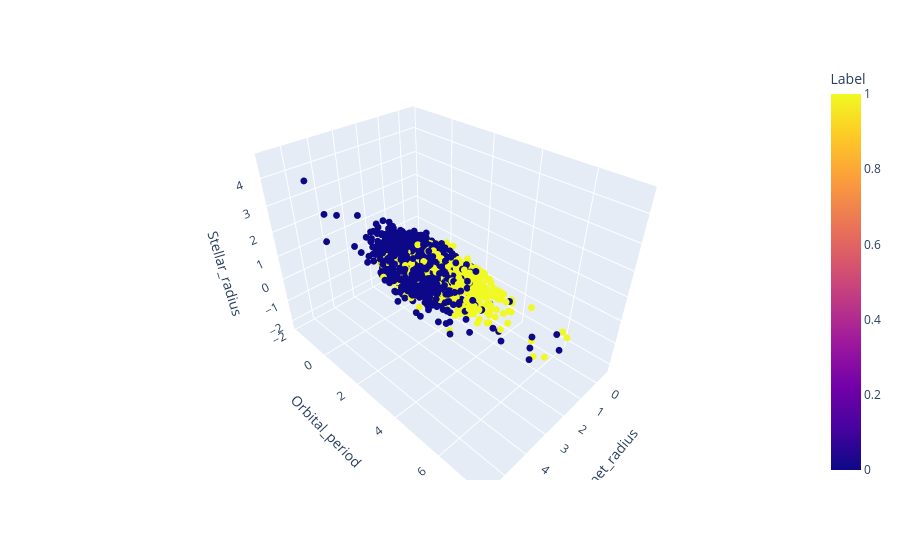

Notebook code cell kept with this figure:
### Code cell
fig = px.scatter_3d(
    df,
    x = 'Planet_radius', 
    y = 'Orbital_period', 
    z = 'Stellar_radius',
    color='Label', 
)

fig.update_traces(marker = dict(size=4))

fig.show()

### Figure 1 — Plotly figure (JSON) as saved in the notebook; plotly's stock layout.template omitted (floating-point values rounded to 4 significant figures; data arrays with more than 128 entries replaced by an {"elided": "..."} marker saying what was removed)
{"data": [{"hovertemplate": "Planet_radius=%{x}<br>Orbital_period=%{y}<br>Stellar_radius=%{z}<br>Label=%{marker.color}<extra></extra>", "legendgroup": "", "marker": {"color": {"elided": "2524 int values"}, "coloraxis": "coloraxis", "size": 4, "symbol": "circle"}, "mode": "markers", "name": "", "scene": "scene", "showlegend": false, "type": "scatter3d", "x": {"elided": "2524 float values"}, "y": {"elided": "2524 float values"}, "z": {"elided": "2524 float values"}}], "layout": {"coloraxis": {"colorbar": {"title": {"text": "Label"}}, "colorscale": [[0, "#0d0887"], [0.1111, "#46039f"], [0.2222, "#7201a8"], [0.3333, "#9c179e"], [0.4444, "#bd3786"], [0.5556, "#d8576b"], [0.6667, "#ed7953"], [0.7778, "#fb9f3a"], [0.8889, "#fdca26"], [1, "#f0f921"]]}, "legend": {"tracegroupgap": 0}, "margin": {"t": 60}, "scene": {"domain": {"x": [0, 1], "y": [0, 1]}, "xaxis": {"title": {"text": "Planet_radius"}}, "yaxis": {"title": {"text": "Orbital_period"}}, "zaxis": {"title": {"text": "Stellar_radius"}}}}}
